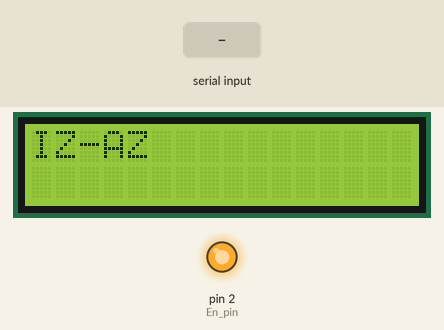
The sketch below on a simulated Arduino Uno, built with avr-gcc and run on an emulated ATmega328P. On the bench: 16×2 character LCD, output pins drawn as LEDs (lit = HIGH). The inputs (shaded band) are chosen by the test bench. What the sketch prints to the serial monitor is not drawn.

Above: at 1.0 s.
At 3.4 s:
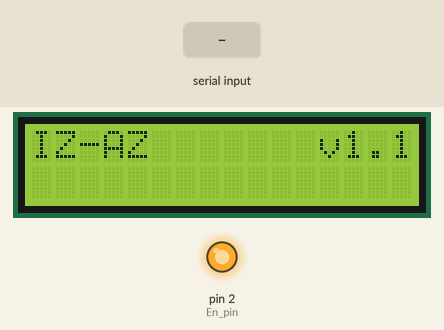
3.5 s: "1" received over the second serial link
At 5.0 s:
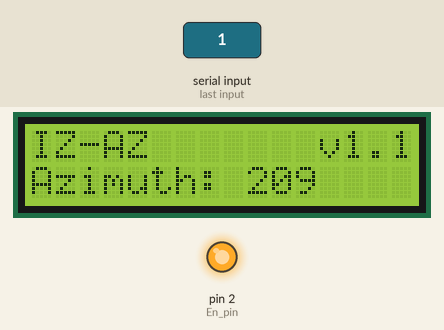
6.0 s: "0" received over the second serial link
At 8.1 s:
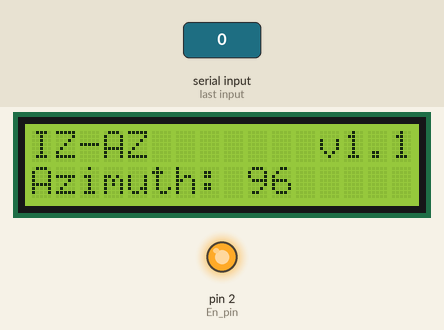
8.5 s: "2" received over the second serial link
Timing chart, 0 to 11.5 s (numbered marks = the images above; inputs shaded):
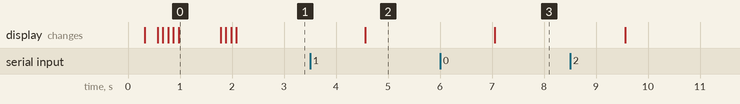

The sketch:

IZ-AZ-RX.ino
```cpp
/*
    IZ-AZ
    Easy Azimuth display for amature radio antenna rotators

    RX module
    You can find the required libraries on https://github.com/4Z1KD/IZ-AZ

    Assembly info:
    Receiver data pin is D11
    LCD SDA pin is A4
    LCD CLK pin is A5

    Developers: Avi 4Z1IZ, Gil 4Z1KD
*/

#include "DisplayService.h"
#include <LiquidCrystal_I2C.h>
#include <SPI.h> // Not actualy used but needed to compile
#include <AltSoftSerial.h>

#define PACKET_SIZE sizeof(int)

int OFFSET = 0;
AltSoftSerial altSerial;

LiquidCrystal_I2C lcdx(I2C_ADDR, En_pin, Rw_pin, Rs_pin, D4_pin, D5_pin, D6_pin, D7_pin);
DisplayService dispServe(&lcdx);

typedef union {
  int heading;
  uint8_t heading_bytes[PACKET_SIZE];
} I2C_Packet_t;

void setup()
{
  dispServe.Init();
  pinMode(2, OUTPUT);
  digitalWrite(2, HIGH);
  Serial.begin(9600);  // Debugging only
  altSerial.begin(9600);
  dispServe.Blink(1);
  dispServe.Log11("IZ-AZ       v1.1 ", 0, 0, 0, 100);
}

void loop()
{
  I2C_Packet_t compassInfo;

  if (altSerial.available())
  {
    altSerial.readBytes(compassInfo.heading_bytes, PACKET_SIZE);
    // Correct for when signs are reversed.
    if (compassInfo.heading < 0)
      compassInfo.heading += 2 * 180;

    String az = String((compassInfo.heading + OFFSET) % 360);
    dispServe.Log("                ", 0, 1, 0);
    dispServe.Log("Azimuth: " + az, 0, 1, 0);
    Serial.println("AZ:" + az + ".0");
  }
}
```

DisplayService.cpp
```cpp
/*
  DisplayService.cpp - A library for printing text to lcd
  Created by Gil 4Z1KD, December 24, 2016.
*/
#include "Arduino.h"
#include "DisplayService.h"
#include <LiquidCrystal_I2C.h>

DisplayService::DisplayService()
{

}

DisplayService::DisplayService(LiquidCrystal_I2C* lcdx)
{
  //LiquidCrystal_I2C m_lcd(I2C_ADDR, En_pin, Rw_pin, Rs_pin, D4_pin, D5_pin, D6_pin, D7_pin);
  m_lcd = lcdx;
}

void DisplayService::Init()
{
  m_lcd->begin(16, 2);
  m_lcd->setBacklightPin(BACKLIGHT_PIN, POSITIVE);
  m_lcd->setBacklight(HIGH);
  m_lcd->home();
}

void DisplayService::Log(String str, int col, int row, boolean isToClear)
{
  if (isToClear)
    m_lcd->clear();
  m_lcd->setCursor(col, row);
  m_lcd->print("                ");
  m_lcd->setCursor(col, row);
  m_lcd->print(str);
}

void DisplayService::Log11(String str, int col, int row, boolean isToClear, int t_delay)
{
  if (isToClear)
    m_lcd->clear();
  m_lcd->setCursor(col, row);
  char buf[str.length() + 1];
  str.toCharArray(buf, str.length() + 1);
  for (int i = 0; i < str.length(); i++)
  {
    m_lcd->print(buf[i]);
    delay(t_delay);
  }
}

void DisplayService::Blink(int repeats)
{
  for (int i = 0; i < repeats; i++)
  {
    m_lcd->backlight();
    delay(250);
    m_lcd->noBacklight();
    delay(250);
  }
  m_lcd->backlight();
}
```

DisplayService.h
```cpp
#ifndef DisplayService_h
#define DisplayService_h

#include "Arduino.h"
#include <LiquidCrystal_I2C.h>

#define I2C_ADDR  0x27 // <<----- Add your address here.  Find it from I2C Scanner
#define BACKLIGHT_PIN  3
#define En_pin  2
#define Rw_pin  1
#define Rs_pin  0
#define D4_pin  4
#define D5_pin  5
#define D6_pin  6
#define D7_pin  7

class DisplayService
{
  public:
    DisplayService();
    DisplayService(LiquidCrystal_I2C* lcdx);
    void Init();
    void Log(String str, int col, int row, boolean isToClear);
    void Log11(String str, int col, int row, boolean isToClear, int t_delay);
    void DisplaySelectedBand(int band);
    void DisplaySelectedAntenna(int antenna);
    void Blink(int repeats);
  private:
    LiquidCrystal_I2C* m_lcd;
};


#endif
```

Measured:
- after the input at 3.5 s, the display: changes after 1.1 s (image 2)
- after the input at 6.0 s, the display: changes after 1.1 s (image 3)
- what the display in image 0 shows lasts 0.8 s, from 1.0 s to 1.8 s
